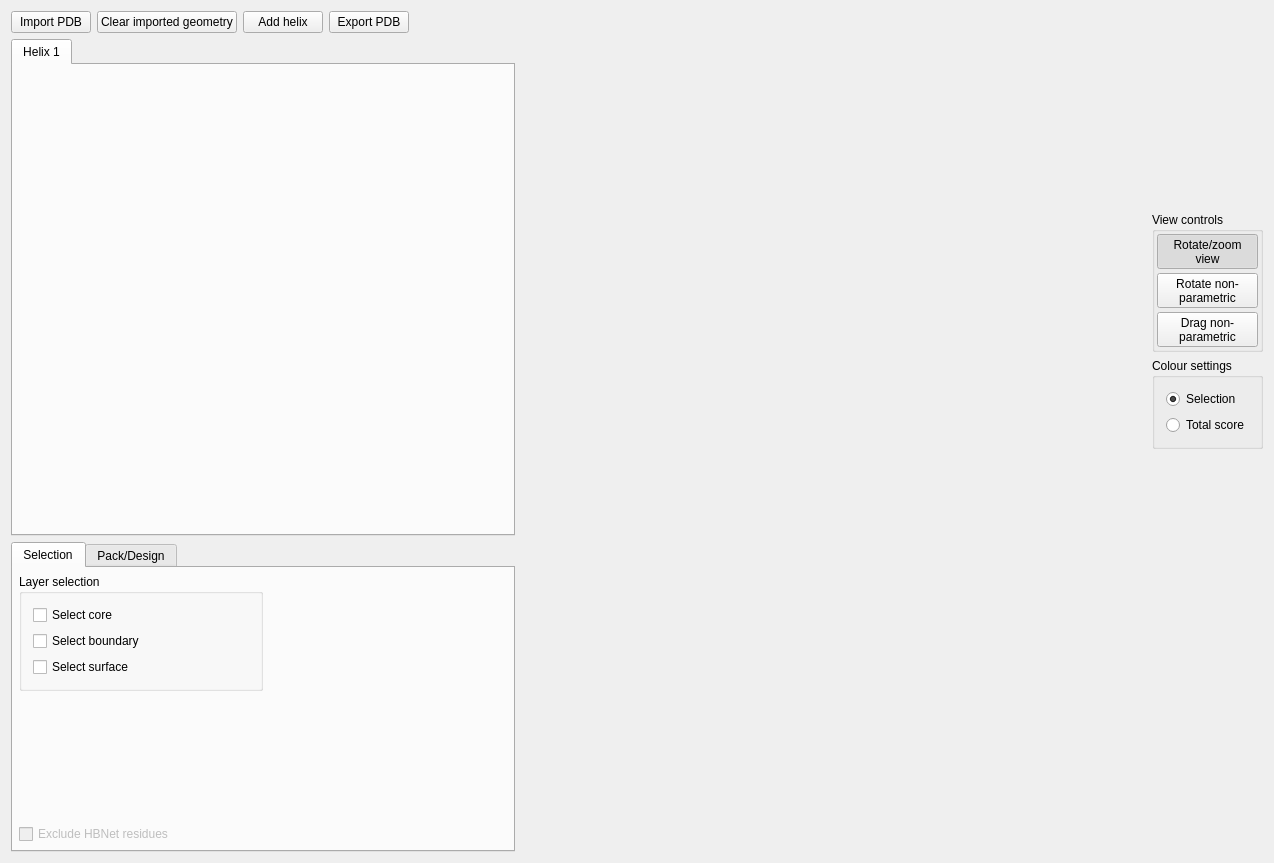
<?xml version="1.0" encoding="UTF-8"?>
<ui version="4.0">
 <class>MainWindow</class>
 <widget class="QMainWindow" name="MainWindow">
  <property name="geometry">
   <rect>
    <x>0</x>
    <y>0</y>
    <width>1274</width>
    <height>863</height>
   </rect>
  </property>
  <property name="sizePolicy">
   <sizepolicy hsizetype="Expanding" vsizetype="Preferred">
    <horstretch>0</horstretch>
    <verstretch>0</verstretch>
   </sizepolicy>
  </property>
  <property name="windowTitle">
   <string>Helical bundle GUI demo</string>
  </property>
  <widget class="QWidget" name="centralWidget">
   <layout class="QHBoxLayout" name="horizontalLayout" stretch="4,5,0">
    <item>
     <layout class="QVBoxLayout" name="verticalLayout_2" stretch="3,0">
      <property name="topMargin">
       <number>0</number>
      </property>
      <property name="rightMargin">
       <number>0</number>
      </property>
      <property name="bottomMargin">
       <number>0</number>
      </property>
      <item>
       <layout class="QVBoxLayout" name="verticalLayout">
        <property name="topMargin">
         <number>0</number>
        </property>
        <item>
         <layout class="QHBoxLayout" name="horizontalLayout_2">
          <property name="leftMargin">
           <number>0</number>
          </property>
          <property name="topMargin">
           <number>0</number>
          </property>
          <property name="rightMargin">
           <number>0</number>
          </property>
          <property name="bottomMargin">
           <number>0</number>
          </property>
          <item>
           <widget class="QPushButton" name="importPDB_button">
            <property name="text">
             <string>Import PDB</string>
            </property>
           </widget>
          </item>
          <item>
           <widget class="QPushButton" name="clearimported_button">
            <property name="text">
             <string>Clear imported geometry</string>
            </property>
           </widget>
          </item>
          <item>
           <widget class="QPushButton" name="add_helix_button">
            <property name="text">
             <string>Add helix</string>
            </property>
           </widget>
          </item>
          <item>
           <widget class="QPushButton" name="pushButton">
            <property name="enabled">
             <bool>true</bool>
            </property>
            <property name="text">
             <string>Export PDB</string>
            </property>
           </widget>
          </item>
          <item>
           <spacer name="horizontalSpacer">
            <property name="orientation">
             <enum>Qt::Horizontal</enum>
            </property>
            <property name="sizeHint" stdset="0">
             <size>
              <width>40</width>
              <height>20</height>
             </size>
            </property>
           </spacer>
          </item>
         </layout>
        </item>
        <item>
         <widget class="QTabWidget" name="tabWidget">
          <property name="currentIndex">
           <number>0</number>
          </property>
          <widget class="QWidget" name="tab_1">
           <attribute name="title">
            <string>Helix 1</string>
           </attribute>
          </widget>
         </widget>
        </item>
       </layout>
      </item>
      <item>
       <widget class="QTabWidget" name="tabWidget_controls">
        <property name="enabled">
         <bool>true</bool>
        </property>
        <property name="currentIndex">
         <number>0</number>
        </property>
        <widget class="QWidget" name="tab_select">
         <attribute name="title">
          <string>Selection</string>
         </attribute>
         <layout class="QHBoxLayout" name="horizontalLayout_3" stretch="1,1">
          <property name="leftMargin">
           <number>6</number>
          </property>
          <property name="topMargin">
           <number>6</number>
          </property>
          <property name="rightMargin">
           <number>6</number>
          </property>
          <property name="bottomMargin">
           <number>6</number>
          </property>
          <item>
           <layout class="QVBoxLayout" name="verticalLayout_4">
            <property name="bottomMargin">
             <number>0</number>
            </property>
            <item>
             <widget class="QGroupBox" name="groupBox">
              <property name="sizePolicy">
               <sizepolicy hsizetype="Preferred" vsizetype="Preferred">
                <horstretch>0</horstretch>
                <verstretch>0</verstretch>
               </sizepolicy>
              </property>
              <property name="title">
               <string>Layer selection</string>
              </property>
              <layout class="QVBoxLayout" name="verticalLayout_3">
               <item>
                <widget class="QCheckBox" name="checkbox_select_core">
                 <property name="text">
                  <string>Select core</string>
                 </property>
                 <property name="checked">
                  <bool>false</bool>
                 </property>
                </widget>
               </item>
               <item>
                <widget class="QCheckBox" name="checkbox_select_boundary">
                 <property name="text">
                  <string>Select boundary</string>
                 </property>
                </widget>
               </item>
               <item>
                <widget class="QCheckBox" name="checkbox_select_surface">
                 <property name="text">
                  <string>Select surface</string>
                 </property>
                </widget>
               </item>
              </layout>
             </widget>
            </item>
            <item>
             <spacer name="verticalSpacer">
              <property name="orientation">
               <enum>Qt::Vertical</enum>
              </property>
              <property name="sizeHint" stdset="0">
               <size>
                <width>20</width>
                <height>40</height>
               </size>
              </property>
             </spacer>
            </item>
            <item>
             <widget class="QCheckBox" name="checkbox_exclude_hbnet_residues">
              <property name="enabled">
               <bool>false</bool>
              </property>
              <property name="text">
               <string>Exclude HBNet residues</string>
              </property>
             </widget>
            </item>
           </layout>
          </item>
          <item>
           <spacer name="horizontalSpacer_2">
            <property name="orientation">
             <enum>Qt::Horizontal</enum>
            </property>
            <property name="sizeHint" stdset="0">
             <size>
              <width>297</width>
              <height>20</height>
             </size>
            </property>
           </spacer>
          </item>
         </layout>
        </widget>
        <widget class="QWidget" name="tab_pack_design">
         <attribute name="title">
          <string>Pack/Design</string>
         </attribute>
         <layout class="QVBoxLayout" name="verticalLayout_9">
          <item>
           <widget class="QGroupBox" name="groupBox_2">
            <property name="title">
             <string>Packer control</string>
            </property>
            <layout class="QVBoxLayout" name="verticalLayout_5">
             <item>
              <widget class="QCheckBox" name="checkbox_allow_design">
               <property name="text">
                <string>Allow design</string>
               </property>
               <property name="checked">
                <bool>true</bool>
               </property>
              </widget>
             </item>
             <item>
              <widget class="QGroupBox" name="groupBox_3">
               <property name="title">
                <string>Allowed residue types</string>
               </property>
               <layout class="QVBoxLayout" name="verticalLayout_11">
                <property name="leftMargin">
                 <number>6</number>
                </property>
                <property name="topMargin">
                 <number>6</number>
                </property>
                <property name="rightMargin">
                 <number>6</number>
                </property>
                <property name="bottomMargin">
                 <number>6</number>
                </property>
                <item>
                 <layout class="QHBoxLayout" name="horizontalLayout_5" stretch="1,2">
                  <property name="spacing">
                   <number>6</number>
                  </property>
                  <property name="topMargin">
                   <number>0</number>
                  </property>
                  <item>
                   <layout class="QVBoxLayout" name="verticalLayout_8">
                    <property name="topMargin">
                     <number>0</number>
                    </property>
                    <item>
                     <widget class="QCheckBox" name="checkbox_ala">
                      <property name="text">
                       <string>Ala</string>
                      </property>
                      <property name="checked">
                       <bool>true</bool>
                      </property>
                     </widget>
                    </item>
                    <item>
                     <widget class="QCheckBox" name="checkbox_gly">
                      <property name="text">
                       <string>Gly</string>
                      </property>
                     </widget>
                    </item>
                    <item>
                     <widget class="QCheckBox" name="checkbox_pro">
                      <property name="text">
                       <string>Pro</string>
                      </property>
                     </widget>
                    </item>
                    <item>
                     <widget class="QCheckBox" name="checkbox_cys">
                      <property name="text">
                       <string>Cys</string>
                      </property>
                     </widget>
                    </item>
                    <item>
                     <widget class="QCheckBox" name="checkbox_his">
                      <property name="text">
                       <string>His</string>
                      </property>
                     </widget>
                    </item>
                   </layout>
                  </item>
                  <item>
                   <layout class="QVBoxLayout" name="verticalLayout_7">
                    <item>
                     <widget class="QCheckBox" name="checkbox_met">
                      <property name="text">
                       <string>Met</string>
                      </property>
                     </widget>
                    </item>
                    <item>
                     <widget class="QCheckBox" name="checkbox_aromatic">
                      <property name="text">
                       <string>Aromatics (trp, tyr, phe)</string>
                      </property>
                     </widget>
                    </item>
                    <item>
                     <widget class="QCheckBox" name="checkbox_aliphatic">
                      <property name="text">
                       <string>Small aliphatics (leu, ile, val)</string>
                      </property>
                      <property name="checked">
                       <bool>true</bool>
                      </property>
                     </widget>
                    </item>
                    <item>
                     <widget class="QCheckBox" name="checkbox_polar">
                      <property name="text">
                       <string>Polar uncharged (asn, gln, ser, thr)</string>
                      </property>
                     </widget>
                    </item>
                    <item>
                     <widget class="QCheckBox" name="checkbox_charged">
                      <property name="text">
                       <string>Charged (asp, glu, lys, arg)</string>
                      </property>
                     </widget>
                    </item>
                   </layout>
                  </item>
                 </layout>
                </item>
               </layout>
              </widget>
             </item>
            </layout>
            <zorder>groupBox_3</zorder>
            <zorder>checkbox_allow_design</zorder>
           </widget>
          </item>
          <item>
           <layout class="QHBoxLayout" name="horizontalLayout_4">
            <property name="topMargin">
             <number>0</number>
            </property>
            <item>
             <spacer name="horizontalSpacer_3">
              <property name="orientation">
               <enum>Qt::Horizontal</enum>
              </property>
              <property name="sizeHint" stdset="0">
               <size>
                <width>40</width>
                <height>20</height>
               </size>
              </property>
             </spacer>
            </item>
            <item>
             <widget class="QPushButton" name="button_run_packer">
              <property name="text">
               <string>Run packer</string>
              </property>
             </widget>
            </item>
            <item>
             <widget class="QPushButton" name="button_run_minimizer">
              <property name="text">
               <string>Run side-chain minimizer</string>
              </property>
             </widget>
            </item>
           </layout>
          </item>
         </layout>
        </widget>
       </widget>
      </item>
     </layout>
    </item>
    <item>
     <layout class="QVBoxLayout" name="verticalLayout_6" stretch="1">
      <property name="leftMargin">
       <number>0</number>
      </property>
      <property name="bottomMargin">
       <number>0</number>
      </property>
      <item>
       <layout class="QVBoxLayout" name="verticalLayout_opengl">
        <property name="spacing">
         <number>3</number>
        </property>
        <property name="leftMargin">
         <number>0</number>
        </property>
        <property name="topMargin">
         <number>0</number>
        </property>
        <property name="rightMargin">
         <number>0</number>
        </property>
        <property name="bottomMargin">
         <number>0</number>
        </property>
       </layout>
      </item>
     </layout>
    </item>
    <item>
     <layout class="QVBoxLayout" name="verticalLayout_12" stretch="1,0,0,2">
      <property name="leftMargin">
       <number>0</number>
      </property>
      <item>
       <spacer name="verticalSpacer_3">
        <property name="orientation">
         <enum>Qt::Vertical</enum>
        </property>
        <property name="sizeHint" stdset="0">
         <size>
          <width>20</width>
          <height>40</height>
         </size>
        </property>
       </spacer>
      </item>
      <item>
       <widget class="QGroupBox" name="groupBox_5">
        <property name="title">
         <string>View controls</string>
        </property>
        <layout class="QVBoxLayout" name="verticalLayout_13">
         <property name="spacing">
          <number>4</number>
         </property>
         <property name="leftMargin">
          <number>2</number>
         </property>
         <property name="topMargin">
          <number>2</number>
         </property>
         <property name="rightMargin">
          <number>2</number>
         </property>
         <property name="bottomMargin">
          <number>2</number>
         </property>
         <item>
          <widget class="QToolButton" name="tool_rotate_zoom_view">
           <property name="sizePolicy">
            <sizepolicy hsizetype="MinimumExpanding" vsizetype="Fixed">
             <horstretch>0</horstretch>
             <verstretch>0</verstretch>
            </sizepolicy>
           </property>
           <property name="text">
            <string>Rotate/zoom
view</string>
           </property>
           <property name="checkable">
            <bool>true</bool>
           </property>
           <property name="checked">
            <bool>true</bool>
           </property>
           <property name="autoExclusive">
            <bool>true</bool>
           </property>
          </widget>
         </item>
         <item>
          <widget class="QToolButton" name="tool_rotate_nonparametric">
           <property name="sizePolicy">
            <sizepolicy hsizetype="MinimumExpanding" vsizetype="Fixed">
             <horstretch>0</horstretch>
             <verstretch>0</verstretch>
            </sizepolicy>
           </property>
           <property name="text">
            <string>Rotate non-
parametric</string>
           </property>
           <property name="checkable">
            <bool>true</bool>
           </property>
           <property name="autoExclusive">
            <bool>true</bool>
           </property>
          </widget>
         </item>
         <item>
          <widget class="QToolButton" name="tool_drag_nonparametric">
           <property name="sizePolicy">
            <sizepolicy hsizetype="MinimumExpanding" vsizetype="Fixed">
             <horstretch>0</horstretch>
             <verstretch>0</verstretch>
            </sizepolicy>
           </property>
           <property name="text">
            <string>Drag non-
parametric</string>
           </property>
           <property name="checkable">
            <bool>true</bool>
           </property>
           <property name="autoExclusive">
            <bool>true</bool>
           </property>
          </widget>
         </item>
        </layout>
       </widget>
      </item>
      <item>
       <widget class="QGroupBox" name="groupBox_4">
        <property name="title">
         <string>Colour settings</string>
        </property>
        <layout class="QVBoxLayout" name="verticalLayout_14">
         <item>
          <widget class="QRadioButton" name="radiobutton_colourby_selection">
           <property name="text">
            <string>Selection</string>
           </property>
           <property name="checkable">
            <bool>true</bool>
           </property>
           <property name="checked">
            <bool>true</bool>
           </property>
          </widget>
         </item>
         <item>
          <widget class="QRadioButton" name="radiobutton_colourby_totalscore">
           <property name="text">
            <string>Total score</string>
           </property>
          </widget>
         </item>
        </layout>
       </widget>
      </item>
      <item>
       <spacer name="verticalSpacer_2">
        <property name="orientation">
         <enum>Qt::Vertical</enum>
        </property>
        <property name="sizeHint" stdset="0">
         <size>
          <width>20</width>
          <height>40</height>
         </size>
        </property>
       </spacer>
      </item>
     </layout>
    </item>
   </layout>
  </widget>
 </widget>
 <layoutdefault spacing="6" margin="11"/>
 <resources/>
 <connections/>
</ui>
